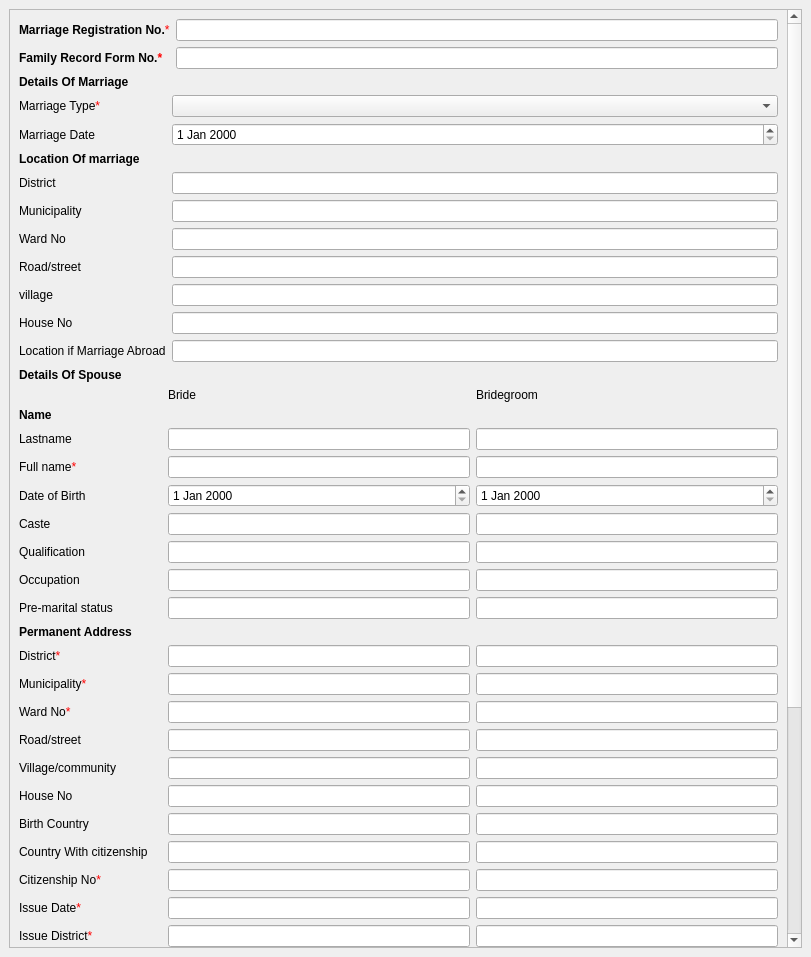
<?xml version="1.0" encoding="UTF-8"?>
<ui version="4.0">
 <class>MarriageForm</class>
 <widget class="QMainWindow" name="MarriageForm">
  <property name="geometry">
   <rect>
    <x>0</x>
    <y>0</y>
    <width>811</width>
    <height>957</height>
   </rect>
  </property>
  <property name="windowTitle">
   <string>Marriage Form</string>
  </property>
  <widget class="QWidget" name="centralwidget">
   <layout class="QHBoxLayout" name="horizontalLayout_2">
    <item>
     <widget class="QScrollArea" name="scrollArea">
      <property name="widgetResizable">
       <bool>true</bool>
      </property>
      <widget class="QWidget" name="scrollAreaWidgetContents">
       <property name="geometry">
        <rect>
         <x>0</x>
         <y>-283</y>
         <width>774</width>
         <height>1220</height>
        </rect>
       </property>
       <layout class="QGridLayout" name="gridLayout_2">
        <item row="5" column="0">
         <widget class="QLabel" name="label_6">
          <property name="text">
           <string>&lt;b&gt;Details Of Spouse&lt;/b&gt;</string>
          </property>
         </widget>
        </item>
        <item row="3" column="0">
         <widget class="QLabel" name="label">
          <property name="text">
           <string>&lt;b&gt;Details Of Marriage&lt;/b&gt;</string>
          </property>
         </widget>
        </item>
        <item row="4" column="0">
         <layout class="QFormLayout" name="formLayout">
          <item row="0" column="0">
           <widget class="QLabel" name="marriageTypeLabel">
            <property name="text">
             <string>Marriage Type&lt;font color='red'&gt;*</string>
            </property>
           </widget>
          </item>
          <item row="0" column="1">
           <widget class="QComboBox" name="marriageTypeComboBox"/>
          </item>
          <item row="1" column="0">
           <widget class="QLabel" name="marriageDateLabel">
            <property name="text">
             <string>Marriage Date</string>
            </property>
           </widget>
          </item>
          <item row="1" column="1">
           <layout class="QHBoxLayout" name="horizontalLayout">
            <item>
             <widget class="QDateEdit" name="dateEdit_2"/>
            </item>
           </layout>
          </item>
          <item row="2" column="0">
           <widget class="QLabel" name="locationOfMarriageLabel">
            <property name="text">
             <string>&lt;b&gt;Location Of marriage&lt;/b&gt;</string>
            </property>
           </widget>
          </item>
          <item row="3" column="0">
           <widget class="QLabel" name="districtLabel">
            <property name="text">
             <string>District</string>
            </property>
           </widget>
          </item>
          <item row="3" column="1">
           <widget class="QLineEdit" name="districtLineEdit"/>
          </item>
          <item row="4" column="0">
           <widget class="QLabel" name="municipalityLabel">
            <property name="text">
             <string>Municipality</string>
            </property>
           </widget>
          </item>
          <item row="4" column="1">
           <widget class="QLineEdit" name="municipalityLineEdit"/>
          </item>
          <item row="5" column="0">
           <widget class="QLabel" name="wardNoLabel">
            <property name="text">
             <string>Ward No</string>
            </property>
           </widget>
          </item>
          <item row="5" column="1">
           <widget class="QLineEdit" name="wardNoLineEdit"/>
          </item>
          <item row="6" column="0">
           <widget class="QLabel" name="roadLabel">
            <property name="text">
             <string>Road/street</string>
            </property>
           </widget>
          </item>
          <item row="6" column="1">
           <widget class="QLineEdit" name="roadStreetLineEdit"/>
          </item>
          <item row="7" column="0">
           <widget class="QLabel" name="villageLabel">
            <property name="text">
             <string>village</string>
            </property>
           </widget>
          </item>
          <item row="7" column="1">
           <widget class="QLineEdit" name="villageLineEdit"/>
          </item>
          <item row="8" column="0">
           <widget class="QLabel" name="houseNoLabel">
            <property name="text">
             <string>House No</string>
            </property>
           </widget>
          </item>
          <item row="8" column="1">
           <widget class="QLineEdit" name="houseNoLineEdit"/>
          </item>
          <item row="9" column="0">
           <widget class="QLabel" name="locationIfMarriageAbroadLabel">
            <property name="text">
             <string>Location if Marriage Abroad</string>
            </property>
           </widget>
          </item>
          <item row="9" column="1">
           <widget class="QLineEdit" name="locationIfMarriageAbroadLineEdit"/>
          </item>
         </layout>
        </item>
        <item row="0" column="0">
         <layout class="QFormLayout" name="formLayout_3">
          <item row="0" column="0">
           <widget class="QLabel" name="marriageRegistrationNoLabel">
            <property name="text">
             <string>&lt;b&gt;Marriage Registration No.&lt;/b&gt;&lt;font color='red'&gt;*</string>
            </property>
           </widget>
          </item>
          <item row="0" column="1">
           <widget class="QLineEdit" name="marriageRegistrationNoLineEdit"/>
          </item>
          <item row="1" column="0">
           <widget class="QLabel" name="FamilyRecordFormNoLabel">
            <property name="text">
             <string>&lt;b&gt;Family Record Form No.&lt;font color='red'&gt;*
</string>
            </property>
           </widget>
          </item>
          <item row="1" column="1">
           <widget class="QLineEdit" name="FamilyRecordFormNoLineEdit"/>
          </item>
         </layout>
        </item>
        <item row="6" column="0">
         <layout class="QFormLayout" name="formLayout_2">
          <item row="0" column="1">
           <layout class="QHBoxLayout" name="horizontalLayout_3">
            <item>
             <widget class="QLabel" name="label_5">
              <property name="text">
               <string>Bride</string>
              </property>
             </widget>
            </item>
            <item>
             <widget class="QLabel" name="label_2">
              <property name="text">
               <string>Bridegroom</string>
              </property>
             </widget>
            </item>
           </layout>
          </item>
          <item row="1" column="0">
           <widget class="QLabel" name="nameLabel_2">
            <property name="text">
             <string>&lt;b&gt;Name&lt;/b&gt;</string>
            </property>
           </widget>
          </item>
          <item row="2" column="0">
           <widget class="QLabel" name="lastnameLabel">
            <property name="text">
             <string>Lastname</string>
            </property>
           </widget>
          </item>
          <item row="2" column="1">
           <layout class="QHBoxLayout" name="horizontalLayout_5">
            <item>
             <widget class="QLineEdit" name="lineEdit_4"/>
            </item>
            <item>
             <widget class="QLineEdit" name="lineEdit_3"/>
            </item>
           </layout>
          </item>
          <item row="3" column="0">
           <widget class="QLabel" name="fullNameLabel_2">
            <property name="text">
             <string>Full name&lt;font color='red'&gt;*</string>
            </property>
           </widget>
          </item>
          <item row="3" column="1">
           <layout class="QHBoxLayout" name="horizontalLayout_6">
            <item>
             <widget class="QLineEdit" name="lineEdit_6"/>
            </item>
            <item>
             <widget class="QLineEdit" name="lineEdit_5"/>
            </item>
           </layout>
          </item>
          <item row="4" column="0">
           <widget class="QLabel" name="dateOfBirthLabel">
            <property name="text">
             <string>Date of Birth</string>
            </property>
           </widget>
          </item>
          <item row="4" column="1">
           <layout class="QHBoxLayout" name="horizontalLayout_7">
            <item>
             <widget class="QDateEdit" name="dateEdit_3"/>
            </item>
            <item>
             <widget class="QDateEdit" name="dateEdit"/>
            </item>
           </layout>
          </item>
          <item row="5" column="0">
           <widget class="QLabel" name="casteLabel_2">
            <property name="text">
             <string>Caste</string>
            </property>
           </widget>
          </item>
          <item row="5" column="1">
           <layout class="QHBoxLayout" name="horizontalLayout_8">
            <item>
             <widget class="QLineEdit" name="lineEdit_10"/>
            </item>
            <item>
             <widget class="QLineEdit" name="lineEdit_9"/>
            </item>
           </layout>
          </item>
          <item row="6" column="0">
           <widget class="QLabel" name="qualificationLabel_2">
            <property name="text">
             <string>Qualification</string>
            </property>
           </widget>
          </item>
          <item row="6" column="1">
           <layout class="QHBoxLayout" name="horizontalLayout_9">
            <item>
             <widget class="QLineEdit" name="lineEdit_12"/>
            </item>
            <item>
             <widget class="QLineEdit" name="lineEdit_11"/>
            </item>
           </layout>
          </item>
          <item row="7" column="0">
           <widget class="QLabel" name="occupationLabel_2">
            <property name="text">
             <string>Occupation</string>
            </property>
           </widget>
          </item>
          <item row="7" column="1">
           <layout class="QHBoxLayout" name="horizontalLayout_10">
            <item>
             <widget class="QLineEdit" name="lineEdit_14"/>
            </item>
            <item>
             <widget class="QLineEdit" name="lineEdit_13"/>
            </item>
           </layout>
          </item>
          <item row="8" column="0">
           <widget class="QLabel" name="preMaritalStatusLabel_2">
            <property name="text">
             <string>Pre-marital status</string>
            </property>
           </widget>
          </item>
          <item row="8" column="1">
           <layout class="QHBoxLayout" name="horizontalLayout_11">
            <item>
             <widget class="QLineEdit" name="lineEdit_16"/>
            </item>
            <item>
             <widget class="QLineEdit" name="lineEdit_15"/>
            </item>
           </layout>
          </item>
          <item row="9" column="0">
           <widget class="QLabel" name="permanentAdressLabel_2">
            <property name="text">
             <string>&lt;b&gt;Permanent Address&lt;/b&gt;</string>
            </property>
           </widget>
          </item>
          <item row="9" column="1">
           <layout class="QHBoxLayout" name="horizontalLayout_12"/>
          </item>
          <item row="10" column="0">
           <widget class="QLabel" name="districtLabel_3">
            <property name="text">
             <string>District&lt;font color='red'&gt;*</string>
            </property>
           </widget>
          </item>
          <item row="10" column="1">
           <layout class="QHBoxLayout" name="horizontalLayout_13">
            <item>
             <widget class="QLineEdit" name="lineEdit_18"/>
            </item>
            <item>
             <widget class="QLineEdit" name="lineEdit_17"/>
            </item>
           </layout>
          </item>
          <item row="11" column="0">
           <widget class="QLabel" name="municipalityLabel_3">
            <property name="text">
             <string>Municipality&lt;font color='red'&gt;*</string>
            </property>
           </widget>
          </item>
          <item row="11" column="1">
           <layout class="QHBoxLayout" name="horizontalLayout_14">
            <item>
             <widget class="QLineEdit" name="lineEdit_20"/>
            </item>
            <item>
             <widget class="QLineEdit" name="lineEdit_19"/>
            </item>
           </layout>
          </item>
          <item row="12" column="0">
           <widget class="QLabel" name="wardNoLabel_3">
            <property name="text">
             <string>Ward No&lt;font color='red'&gt;*</string>
            </property>
           </widget>
          </item>
          <item row="12" column="1">
           <layout class="QHBoxLayout" name="horizontalLayout_15">
            <item>
             <widget class="QLineEdit" name="lineEdit_21"/>
            </item>
            <item>
             <widget class="QLineEdit" name="lineEdit_22"/>
            </item>
           </layout>
          </item>
          <item row="13" column="0">
           <widget class="QLabel" name="roadStreetLabel">
            <property name="text">
             <string>Road/street</string>
            </property>
           </widget>
          </item>
          <item row="13" column="1">
           <layout class="QHBoxLayout" name="horizontalLayout_16">
            <item>
             <widget class="QLineEdit" name="lineEdit_24"/>
            </item>
            <item>
             <widget class="QLineEdit" name="lineEdit_23"/>
            </item>
           </layout>
          </item>
          <item row="14" column="0">
           <widget class="QLabel" name="villageCommunityLabel">
            <property name="text">
             <string>Village/community</string>
            </property>
           </widget>
          </item>
          <item row="14" column="1">
           <layout class="QHBoxLayout" name="horizontalLayout_17">
            <item>
             <widget class="QLineEdit" name="lineEdit_26"/>
            </item>
            <item>
             <widget class="QLineEdit" name="lineEdit_25"/>
            </item>
           </layout>
          </item>
          <item row="15" column="0">
           <widget class="QLabel" name="houseNoLabel_3">
            <property name="text">
             <string>House No</string>
            </property>
           </widget>
          </item>
          <item row="15" column="1">
           <layout class="QHBoxLayout" name="horizontalLayout_21">
            <item>
             <widget class="QLineEdit" name="lineEdit_28"/>
            </item>
            <item>
             <widget class="QLineEdit" name="lineEdit_27"/>
            </item>
           </layout>
          </item>
          <item row="16" column="0">
           <widget class="QLabel" name="birthCountryLabel_2">
            <property name="text">
             <string>Birth Country</string>
            </property>
           </widget>
          </item>
          <item row="16" column="1">
           <layout class="QHBoxLayout" name="horizontalLayout_22">
            <item>
             <widget class="QLineEdit" name="lineEdit_30"/>
            </item>
            <item>
             <widget class="QLineEdit" name="lineEdit_29"/>
            </item>
           </layout>
          </item>
          <item row="17" column="0">
           <widget class="QLabel" name="countryWithCitizenshipLabel_2">
            <property name="text">
             <string>Country With citizenship</string>
            </property>
           </widget>
          </item>
          <item row="17" column="1">
           <layout class="QHBoxLayout" name="horizontalLayout_23">
            <item>
             <widget class="QLineEdit" name="lineEdit_32"/>
            </item>
            <item>
             <widget class="QLineEdit" name="lineEdit_31"/>
            </item>
           </layout>
          </item>
          <item row="18" column="0">
           <widget class="QLabel" name="citizenshipNoLabel_2">
            <property name="text">
             <string>Citizenship No&lt;font color='red'&gt;*</string>
            </property>
           </widget>
          </item>
          <item row="18" column="1">
           <layout class="QHBoxLayout" name="horizontalLayout_33">
            <item>
             <widget class="QLineEdit" name="lineEdit_34"/>
            </item>
            <item>
             <widget class="QLineEdit" name="lineEdit_33"/>
            </item>
           </layout>
          </item>
          <item row="19" column="0">
           <widget class="QLabel" name="issueDateLabel_2">
            <property name="text">
             <string>Issue Date&lt;font color='red'&gt;*</string>
            </property>
           </widget>
          </item>
          <item row="19" column="1">
           <layout class="QHBoxLayout" name="horizontalLayout_32">
            <item>
             <widget class="QLineEdit" name="lineEdit_36"/>
            </item>
            <item>
             <widget class="QLineEdit" name="lineEdit_35"/>
            </item>
           </layout>
          </item>
          <item row="20" column="0">
           <widget class="QLabel" name="issueDistrictLabel_2">
            <property name="text">
             <string>Issue District&lt;font color='red'&gt;*</string>
            </property>
           </widget>
          </item>
          <item row="20" column="1">
           <layout class="QHBoxLayout" name="horizontalLayout_34">
            <item>
             <widget class="QLineEdit" name="lineEdit_38"/>
            </item>
            <item>
             <widget class="QLineEdit" name="lineEdit_37"/>
            </item>
           </layout>
          </item>
          <item row="21" column="0">
           <widget class="QLabel" name="passportNoIfForeignLabel_2">
            <property name="text">
             <string>Passport No(if foreign)</string>
            </property>
           </widget>
          </item>
          <item row="21" column="1">
           <layout class="QHBoxLayout" name="horizontalLayout_25">
            <item>
             <widget class="QLineEdit" name="lineEdit_40"/>
            </item>
            <item>
             <widget class="QLineEdit" name="lineEdit_39"/>
            </item>
           </layout>
          </item>
          <item row="22" column="0">
           <widget class="QLabel" name="countryIfForeignLabel_2">
            <property name="text">
             <string>country(if foreign)</string>
            </property>
           </widget>
          </item>
          <item row="22" column="1">
           <layout class="QHBoxLayout" name="horizontalLayout_35">
            <item>
             <widget class="QLineEdit" name="lineEdit_42"/>
            </item>
            <item>
             <widget class="QLineEdit" name="lineEdit_41"/>
            </item>
           </layout>
          </item>
          <item row="23" column="0">
           <widget class="QLabel" name="adressIfForeignLabel_2">
            <property name="text">
             <string>Adress(if foreign)</string>
            </property>
           </widget>
          </item>
          <item row="23" column="1">
           <layout class="QHBoxLayout" name="horizontalLayout_36">
            <item>
             <widget class="QLineEdit" name="lineEdit_44"/>
            </item>
            <item>
             <widget class="QLineEdit" name="lineEdit_43"/>
            </item>
           </layout>
          </item>
          <item row="24" column="0">
           <widget class="QLabel" name="grandfatherNameLabel_2">
            <property name="text">
             <string>Grandfather Name&lt;font color='red'&gt;*</string>
            </property>
           </widget>
          </item>
          <item row="24" column="1">
           <layout class="QHBoxLayout" name="horizontalLayout_37">
            <item>
             <widget class="QLineEdit" name="lineEdit_46"/>
            </item>
            <item>
             <widget class="QLineEdit" name="lineEdit_45"/>
            </item>
           </layout>
          </item>
          <item row="25" column="0">
           <widget class="QLabel" name="fatherNameLabel_2">
            <property name="text">
             <string>Father Name&lt;font color='red'&gt;*</string>
            </property>
           </widget>
          </item>
          <item row="25" column="1">
           <layout class="QHBoxLayout" name="horizontalLayout_38">
            <item>
             <widget class="QLineEdit" name="lineEdit_48"/>
            </item>
            <item>
             <widget class="QLineEdit" name="lineEdit_47"/>
            </item>
           </layout>
          </item>
          <item row="26" column="0">
           <widget class="QLabel" name="motherNameLabel_2">
            <property name="text">
             <string>Mother Name</string>
            </property>
           </widget>
          </item>
          <item row="26" column="1">
           <layout class="QHBoxLayout" name="horizontalLayout_39">
            <item>
             <widget class="QLineEdit" name="lineEdit_50"/>
            </item>
            <item>
             <widget class="QLineEdit" name="lineEdit_49"/>
            </item>
           </layout>
          </item>
          <item row="27" column="0">
           <widget class="QLabel" name="informationProvidedByLabel">
            <property name="text">
             <string>&lt;b&gt;Information Provided By</string>
            </property>
           </widget>
          </item>
          <item row="28" column="0">
           <widget class="QLabel" name="nameLabel">
            <property name="text">
             <string>Name&lt;font color='red'&gt;*</string>
            </property>
           </widget>
          </item>
          <item row="28" column="1">
           <widget class="QLineEdit" name="nameLineEdit"/>
          </item>
          <item row="31" column="0">
           <widget class="QLabel" name="jhLabel">
            <property name="text">
             <string/>
            </property>
           </widget>
          </item>
          <item row="31" column="1">
           <widget class="QDialogButtonBox" name="buttonBox">
            <property name="standardButtons">
             <set>QDialogButtonBox::Cancel|QDialogButtonBox::Ok</set>
            </property>
           </widget>
          </item>
          <item row="29" column="0">
           <widget class="QLabel" name="citizenshipCertificateNoLabel">
            <property name="text">
             <string>Citizenship Certificate No.</string>
            </property>
           </widget>
          </item>
          <item row="29" column="1">
           <widget class="QLineEdit" name="citizenshipCertificateNoLineEdit"/>
          </item>
          <item row="30" column="0">
           <widget class="QLabel" name="relationToMarriedCoupleLabel">
            <property name="text">
             <string>Relation to Married Couple</string>
            </property>
           </widget>
          </item>
          <item row="30" column="1">
           <widget class="QLineEdit" name="relationToMarriedCoupleLineEdit"/>
          </item>
         </layout>
        </item>
       </layout>
      </widget>
     </widget>
    </item>
   </layout>
  </widget>
 </widget>
 <resources/>
 <connections/>
</ui>
